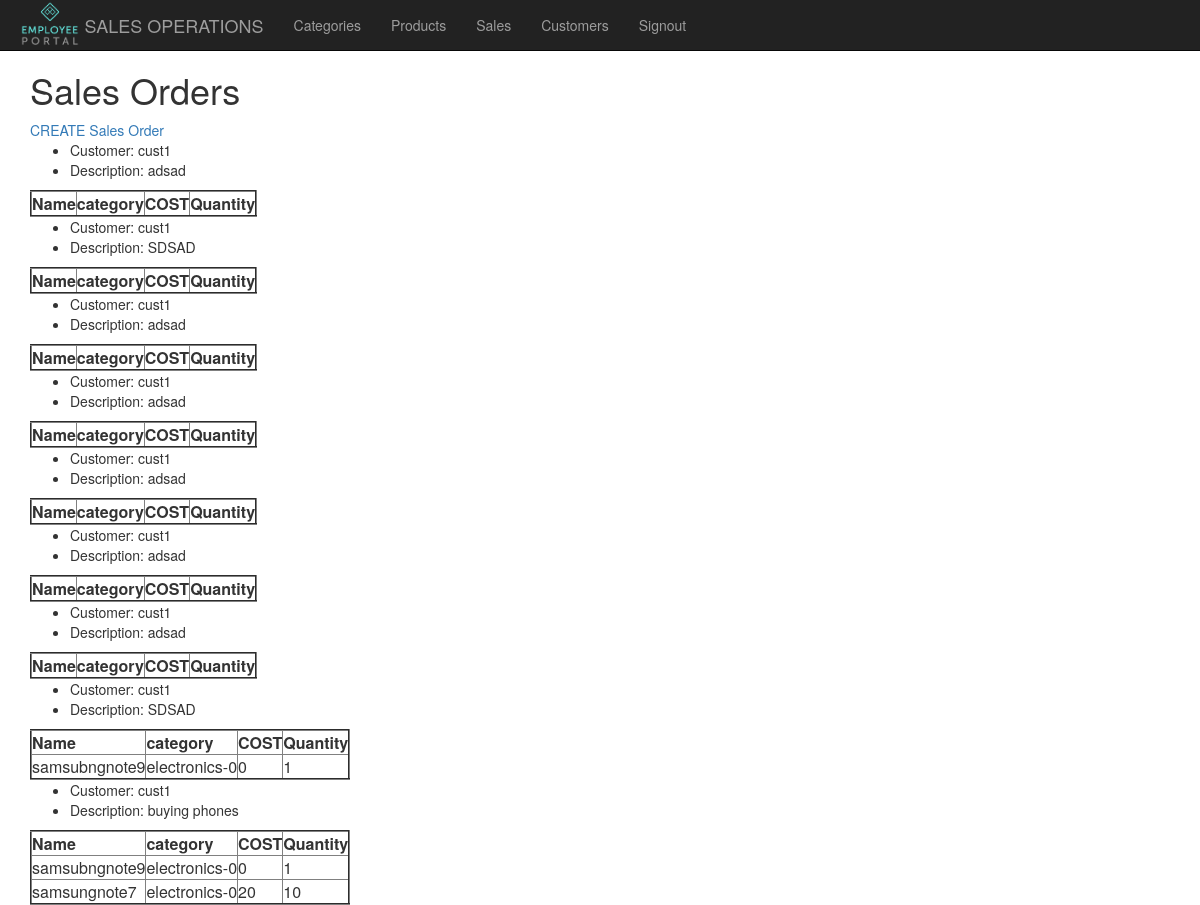
Page /sales/ (signed in) on the earlier database version.
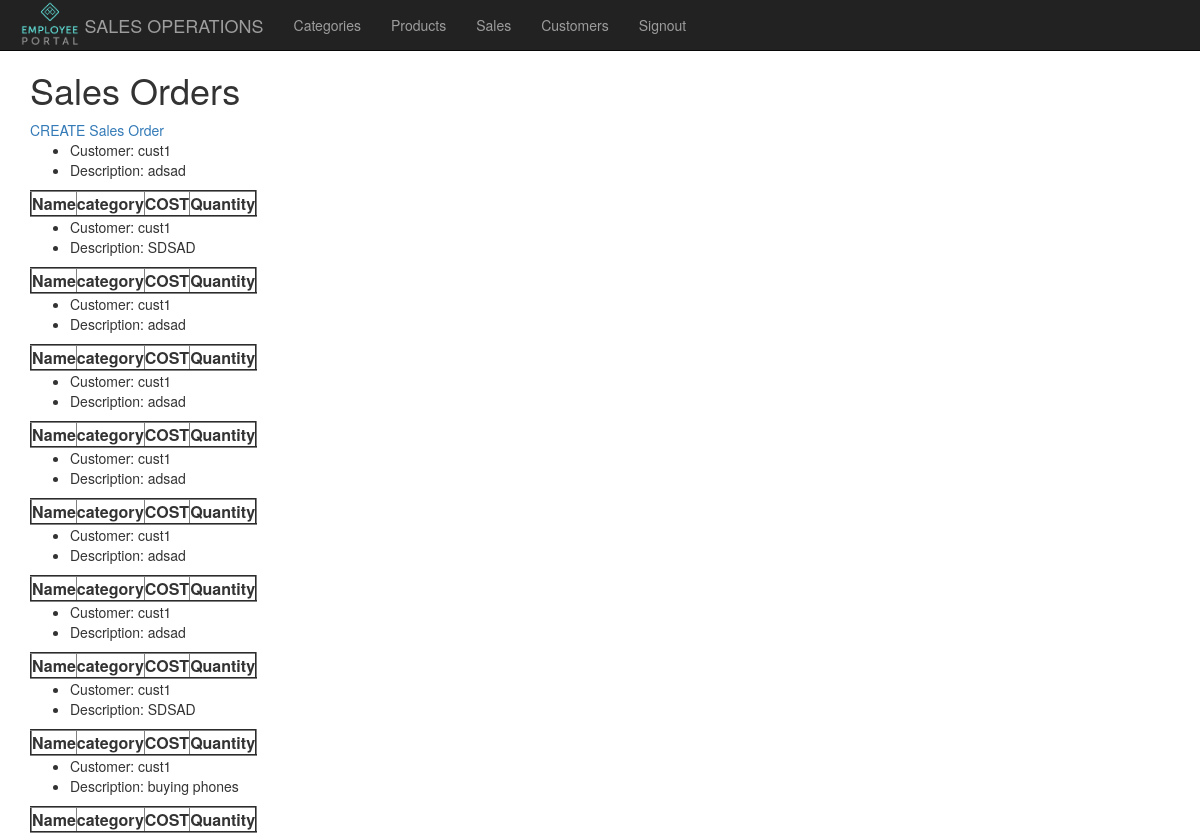
Same page on the later database version.
### product/models.py (models this page shows)
class Sales(models.Model):
    description = models.CharField(max_length=250)
    products = models.ManyToManyField(Product, through='SalesProducts')
    customer = models.ForeignKey(Customer, on_delete=models.PROTECT)

class BaseAbstarctModel(models.Model):# Abstract model
    name=models.CharField(max_length=250, validators=[validate_name])
    created_at = models.DateTimeField(default=datetime.now())
    class Meta:
        abstract=True

class Customer(BaseAbstarctModel):
    pass
    def __str__(self):
        return self.name

class SalesProducts(models.Model):
    sales = models.ForeignKey(Sales, on_delete=models.PROTECT)
    product = models.ForeignKey(Product, on_delete=models.PROTECT)
    cost = models.PositiveIntegerField(default=0)
    quantity = models.PositiveIntegerField(default=1)

class Product(BaseAbstarctModel):
    cost = models.PositiveIntegerField(default=0)
    deliver_charges = models.PositiveIntegerField(default=0)
    category = models.ForeignKey(Category, on_delete=models.PROTECT)
    image = models.FileField(default="")
    def __str__(self):
        return self.name

class Category(BaseAbstarctModel):
    hide = models.BooleanField(default=False)
    discount = models.PositiveIntegerField(default=0)
    def __str__(self):
        return  "%s-%s" %(self.name, self.discount)

### product/views.py (the view)
# urls.py: path("sales/", view_sales),
@login_required
def view_sales(request):
    contrext = {"data":Sales.objects.all()}
    return render(request, 'sales.html', contrext)

### product/templates/sales.html (shortened to what this page needs)
{% extends 'base.html'%}
{% block content%}
    <h1>Sales Orders</h1>
    <a href="/sales/create/">CREATE Sales Order</a>
    {% for sale_order in data %}
        <ul>
            <li>Customer: {{sale_order.customer }}</li>
            <li>Description: {{sale_order.description }}</li>
        </ul>
        <table border="2">
            <tr>
                <th>Name</th>
                <th>category</th>
                <th>COST</th>
                <th>Quantity</th>
            </tr>
                {% for sale_product  in sale_order.salesproducts_set.all %}
                <tr>
                    <td>{{sale_product.product}}</td>
                    <td>{{sale_product.product.category}}</td>
                    <td>{{ sale_product.cost }}</td>
                    <td>{{ sale_product.quantity }}</td>
                </tr>
                {% endfor %}
        </table>
    {% endfor %}
{% endblock %}

Differences in the rows shown:
removed SalesProducts: product "samsubngnote9", product.category "electronics-0", cost "0", quantity "1", shown under Sales (number 8 of 9 on the later page)
removed SalesProducts: product "samsubngnote9", product.category "electronics-0", cost "0", quantity "1", shown under Sales "buying phones"
removed SalesProducts: product "samsungnote7", product.category "electronics-0", cost "20", quantity "10", shown under Sales "buying phones"
